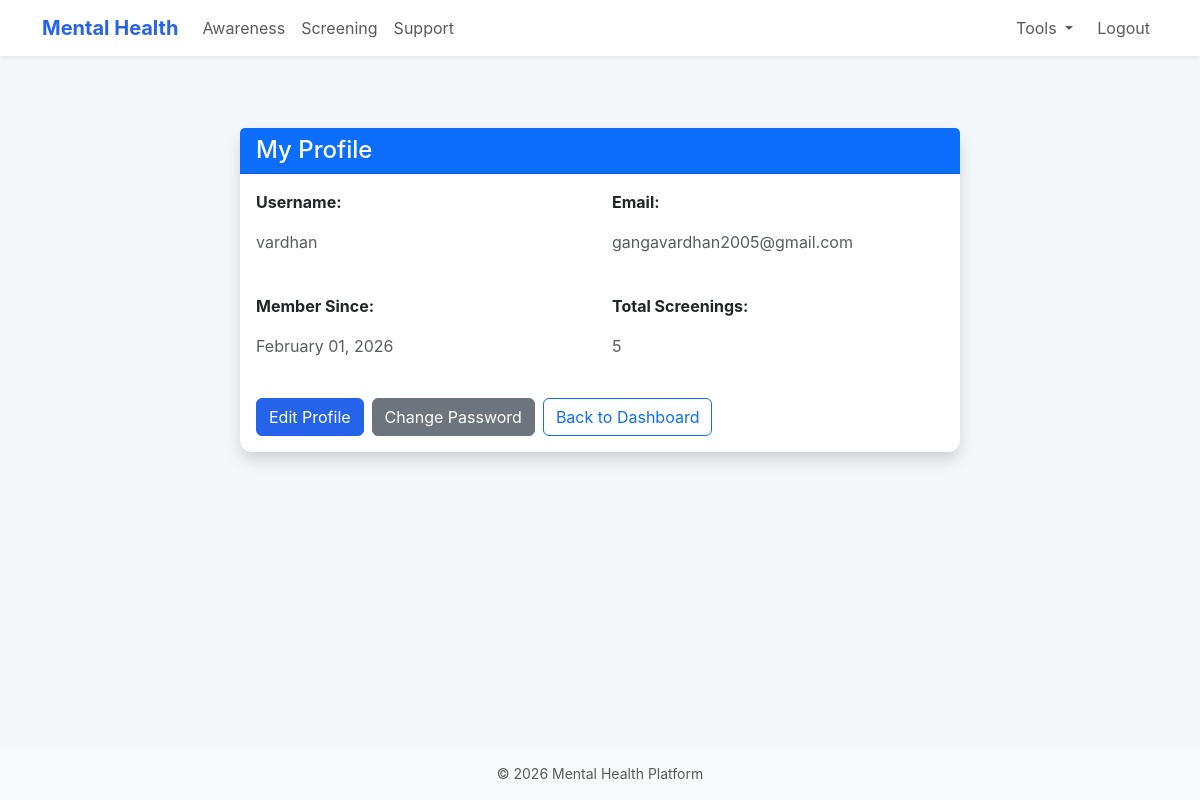
Screenshot of /profile (signed in) with the database file from the repository.
### models.py (models this page shows, shortened)
class User(Base, UserMixin):
    __tablename__ = 'users'
    id = Column(Integer, primary_key=True)
    username = Column(String(120), unique=True, nullable=False)
    email = Column(String(120), unique=True, nullable=True)
    password = Column(String(255), nullable=False)
    role = Column(String(50), default='user', nullable=False)  # 'user' or 'admin'
    created_at = Column(DateTime, default=datetime.utcnow)
    updated_at = Column(DateTime, default=datetime.utcnow, onupdate=datetime.utcnow)
    bio = Column(Text, nullable=True)
    preferences = Column(Text, nullable=True)  # JSON string for user preferences
    screenings = relationship('Screening', back_populates='user', cascade='all, delete-orphan')
    coping_logs = relationship('CopingLog', back_populates='user', cascade='all, delete-orphan')
    def is_admin(self):
        return self.role == 'admin'

### app.py (the view)
@app.route('/profile')
@login_required
def profile():
    session = SessionLocal()
    try:
        user_id = get_user_id()
        if not user_id:
            flash('User session expired. Please log in again.', 'warning')
            return redirect(url_for('login'))
        user = session.query(User).get(user_id)
        screening_count = session.query(Screening).filter_by(user_id=user_id).count()
        return render_template('profile.html', user=user, screening_count=screening_count)
    finally:
        session.close()

### app.py (called while the page is built)
@login_manager.user_loader
def load_user(user_id):
    session = SessionLocal()
    try:
        user = session.query(User).filter(User.id == int(user_id)).first()
        return user
    except:
        return None
    finally:
        session.close()

@app.context_processor
def inject_user():
    return dict(current_user=current_user)

def get_user_id():
    try:
        return int(current_user.get_id())
    except:
        try:
            return int(current_user.id)
        except:
            return None

### templates/profile.html (shortened to what this page needs)
{% extends "base.html" %}
{% block content %}
<div class="container my-5">
  <div class="row">
    <div class="col-md-8 offset-md-2">
      <div class="card shadow">
        <div class="card-header bg-primary text-white">
          <h4 class="mb-0">My Profile</h4>
        </div>
        <div class="card-body">
          <div class="row mb-4">
            <div class="col-md-6">
              <p><strong>Username:</strong></p>
              <p class="text-muted">{{ user.username }}</p>
            </div>
            <div class="col-md-6">
              <p><strong>Email:</strong></p>
              <p class="text-muted">{{ user.email or 'Not set' }}</p>
            </div>
          </div>
          <div class="row mb-4">
            <div class="col-md-6">
              <p><strong>Member Since:</strong></p>
              <p class="text-muted">{{ user.created_at.strftime('%B %d, %Y') }}</p>
            </div>
            <div class="col-md-6">
              <p><strong>Total Screenings:</strong></p>
              <p class="text-muted">{{ screening_count }}</p>
            </div>
          </div>
          <div class="d-flex gap-2">
            <a href="/profile/edit" class="btn btn-primary">Edit Profile</a>
            <a href="/change-password" class="btn btn-secondary">Change Password</a>
            <a href="/dashboard" class="btn btn-outline-primary">Back to Dashboard</a>
          </div>
        </div>
      </div>
    </div>
  </div>
</div>
{% endblock %}

### static/style.css (style rules this page uses)
:root { --brand: #2563eb; --muted: #6b7280; --bg: #f4f8fb; --card: #ffffff; }
* { box-sizing: border-box; }
html, body { height: 100%; }
body { font-family: "Inter", system-ui, -apple-system, "Segoe UI", Roboto, "Helvetica Neue", Arial, "Noto Sans", "Liberation Sans", sans-serif; background: var(--bg); color: #0f172a; -webkit-font-smoothing: antialiased; -moz-osx-font-smoothing: grayscale; }
a { text-decoration: none; }
.card { background: var(--card); border: 0; border-radius: 12px; box-shadow: 0 6px 18px rgba(16,24,40,0.06); }
.btn-primary { background-color: var(--brand); border-color: var(--brand); }

### rows the page displays
User: username "vardhan", email "gangavardhan2005@gmail.com", created_at "February 01, 2026"

### other values shown
{{ screening_count }} "5"
